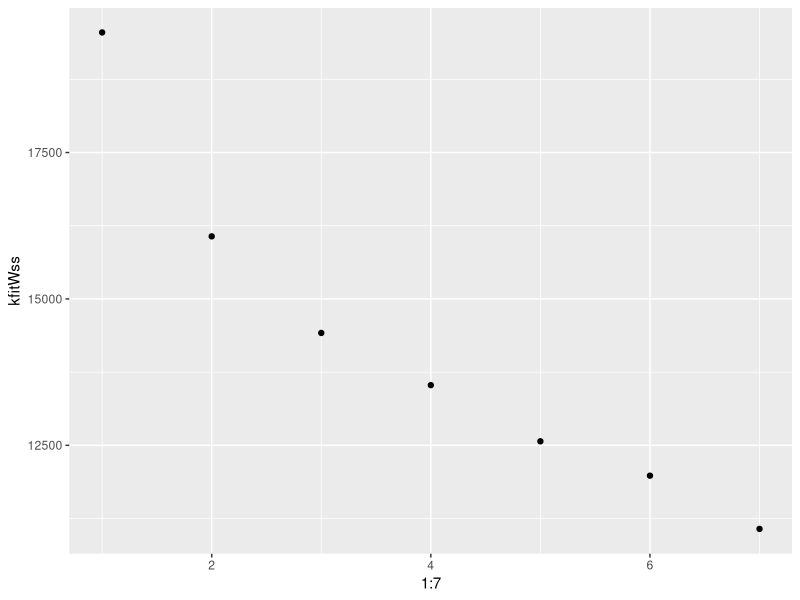

The R source for this figure:
## ---- chunk 1
knitr::opts_chunk$set(echo = FALSE)

###load packages 
library(psych) #for scree plot
library(ggplot2) #For generating other plots
library(data.table) #For reshaping data

#I don't think you needed any of the packages I deleted or the numfind function

###set seed###
set.seed(112822)

## ---- chunk 2

###load data###
#One of the advantages in working with R projects is that the working directory is automatically relative to the project, so you don't need to specify the complete filepath
#This is also more robust, because your filepaths work work even on someone else's computer as long as they have the project
data <- read.csv("Human Data/Processed Data/Processed Data20221129 152029.csv")


#Remove NAs ###
#necessary when merging back into the original data frame because kfits is omitting NAs. 

nacheck <- apply(data[,14:27], 1, function(x) sum(is.na(x))>0)
#Shouldn't you remove NAs from data, like below?
#Otherwise you wind up with people in data who aren't in longData
data<- data[!nacheck,]

#If you're excluding by gender, just go ahead and do it here
data<-data[data$gender<3,]

#No need to do multiple melts for each preference. The melt function from data.table can do what you want
longData<-melt(as.data.table(data),id.vars=c("PIN","gender","age"),
               measure.vars=list(c(14,21),
                                 c(15,22),
                                 c(16,23),
                                 c(17,24),
                                 c(18,25),
                                 c(19,26),
                                 c(20,27)))

#Relabel columns
#(your variable names are too long btw)
colnames(longData)[4:11]<-c("partnerType","ambition","attractiveness",
                            "intelligence","sexiness","kindness",
                            "status","financialProspects")

#Relabel partner type values
longData$partnerType<-as.factor(ifelse(longData$partnerType==1,"idealBlue","idealOrange"))


## ---- chunk 3

#This will run the k-means across several values of k and extract the within ss automagically
kfitWss<-sapply(1:7,function(x) kmeans(longData[,5:11],x)$tot.withinss)

#All you need for the scree plot:
screePlot<-qplot(1:7,kfitWss)

#Computes differences in within ss across k for k-means clustering
#Don't write lines in your script that aren't assigned to anything
#If you need something output in the console, assign it to a data structure and type the data structure name in the console
wssDiffs<-diff(kfitWss)


##Add the best classification to the original dataframe

longData$kfit3<-kmeans(longData[,5:11],3)$cluster

#Create vectors of preference means for each cluster
clustCenters<-kmeans(longData[,5:11],3)$centers

#Look at gender breakdown by cluster
clustGender<-table(longData$gender,longData$kfit3)


#Computes variances in trait ratings by cluster
#Why did you want to do this though?
clustVars<-apply(clustCenters,1,var)

## ---- chunk 4

#not sure why you were recasting to wide for the same vs. diff analyses
#You already have data, which is already wide
#Can just do this:

#Transfer partner clusters back to data
data$blueClust<-longData$kfit3[longData$partnerType=="idealBlue"]
data$orangeClust<-longData$kfit3[longData$partnerType=="idealOrange"]

#Determine for each participant whether their orange and blue partners are in the same cluster
data$sameOrDiff<-apply(data[,132:133],1,function(x)
  sum(duplicated(x))
  )
#Keep in mind this is coded so that same = 1 and diff = 0

#Get sameOrDiff as function of gender
#Again, don't write lines in your script that output directly to the console
#Assign things to data structures
#Also you should recode gender as women = 0, men = 1 (that's pretty common)
genderDiff<-table(data$sameOrDiff,data$gender)


#Create a variable listing clusters of both partners for each participant
data$kFitab<-apply(data[,132:133],1,function(x) paste0(sort(as.numeric(x)),collapse=","))

## ---- chunk 5

#are men and women are choosing combos of partner orange and blue at diff rates?
#Some combinations still too rare; try a Fisher's exact test instead
chisqGender<-chisq.test(table(data$gender,data$kFitab))

##do preferences for partner orange predict preferences for partner blue?
chisqClust<-chisq.test(table(data$blueClust, data$orangeClust)) 

#you already have a table of clusters by gender above, no need to remake it
#For combinations, can do:
clustComboGender<-table(data$blueClust,data$orangeClust,data$gender)


